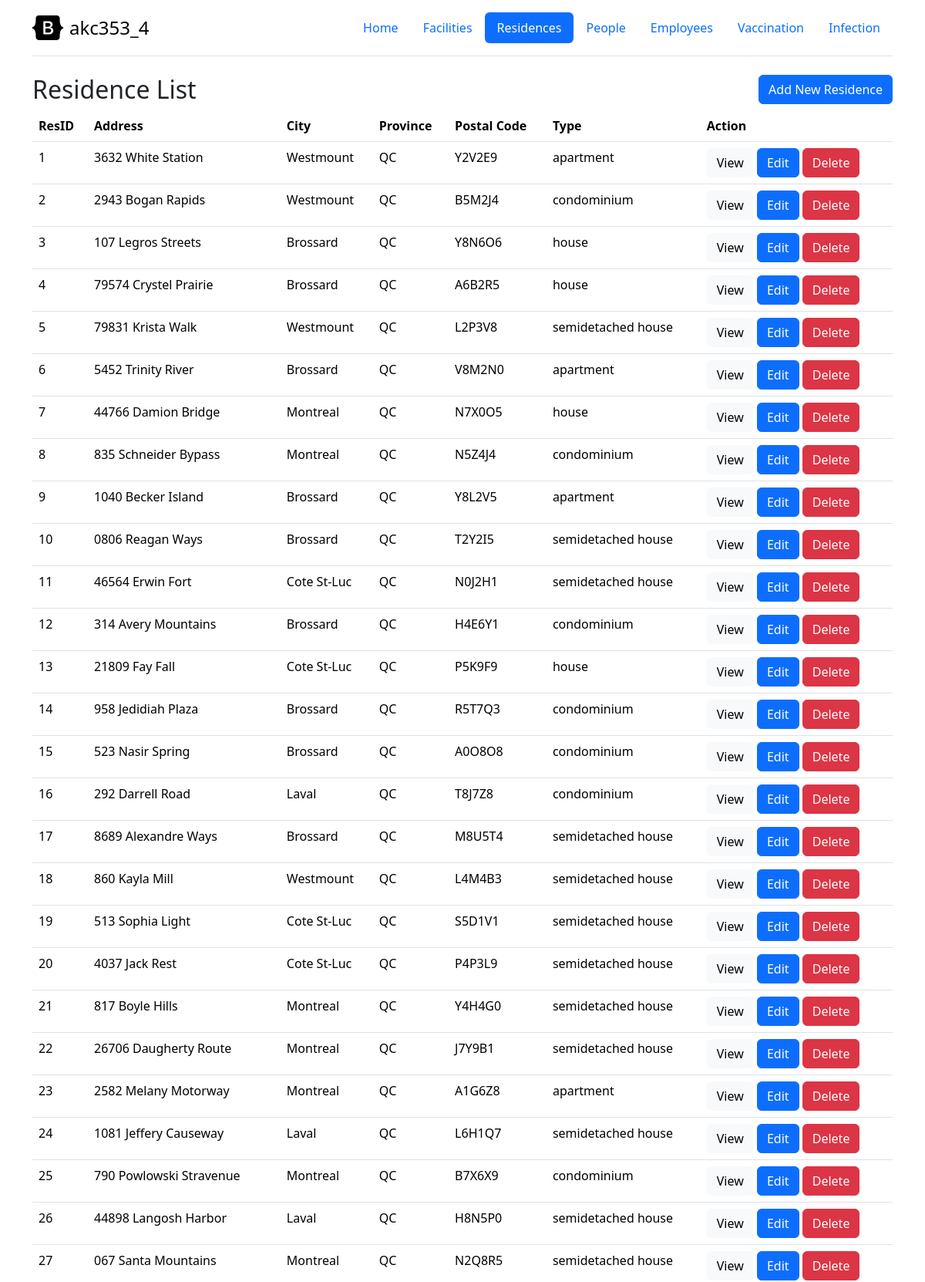
Page /residence.php (upper part) on the committed database.
### tables this page shows
CREATE TABLE `Residences` (
  `ResID` int NOT NULL AUTO_INCREMENT,
  `Address` varchar(100) NOT NULL,
  `City` varchar(50) NOT NULL,
  `Province` varchar(25) NOT NULL,
  `PostalCode` char(6) NOT NULL,
  `NoOfBedrooms` int DEFAULT NULL,
  `Type` enum('apartment','condominium','semidetached house','house') NOT NULL,
  PRIMARY KEY (`ResID`)
);

### repositories/DBHelper.php (called while the page is built, shortened)
<?php
class DBHelper
{
    private $conn;
    function __construct()
    {
        $this->conn = $this->connectDB();
    }
    function connectDB()
    {
        $conn = mysqli_connect(DB_SERVER, DB_USER, DB_PASSWORD, DB_NAME, DB_PORT);
        return $conn;
    }
    function runBaseQuery($query)
    {
        $result = $this->conn->query($query);
        if ($result->num_rows > 0) {
            while ($row = $result->fetch_assoc()) {
                $resultSet[] = $row;
            }
        }
        if (!empty($resultSet)) {
            return $resultSet;
        }
    }
}

### controllers/ResidenceController.php (called while the page is built, shortened)
<?php
class residenceController
{
    public $repository;
    public function __construct()
    {
        $this->repository = new ResidenceRepository();
    }
    public function getAll()
    {
        return $this->repository->getAll();
    }
}

### repositories/ResidenceRepository.php (called while the page is built, shortened)
<?php
class ResidenceRepository
{
    private $db_handle;
    function __construct() {
        $this->db_handle = new DBHelper();
    }
    function getAll() {
        $sql = "SELECT * FROM Residences ORDER BY ResID";
        $residences = [];
        $result = $this->db_handle->runBaseQuery($sql);
        if (!empty($result)) {
            foreach ($result as $value) {
                $r = new Residence();
                $r->resId = $value['ResID'];
                $r->address = $value['Address'];
                $r->city = $value['City'];
                $r->province = $value['Province'];
                $r->postalCode= $value['PostalCode'];
                $r->type = $value['Type'];
                $residences[] = $r;
            }
        }
        return $residences;
    }
}

### views/residence/residences.php (the view, shortened to what this page needs)
<?php
global $result, $title;
include "header.php";
?>
    <div class="container">
        <div class="clearfix">
            <h2 class="float-start"><?= $title ?></h2>
            <a class="btn btn-primary float-end" href="/residence.php?action=residence-add">Add New Residence</a>
        </div>
        <table class="table">
            <thead>
            <tr>
                <th>ResID</th>
                <th>Address</th>
                <th>City</th>
                <th>Province</th>
                <th>Postal Code</th>
                <th>Type</th>
                <th>Action</th>
            </tr>
            </thead>
            <tbody>
            <?php
            if (!empty($result)) {
                foreach($result as $residence) {
                    ?>
                    <tr>
                        <?php
                            echo "<td>$residence->resId</td>";
                            echo "<td>$residence->address</td>";
                            echo "<td>$residence->city</td>";
                            echo "<td>$residence->province</td>";
                            echo "<td>$residence->postalCode</td>";
                            echo "<td>$residence->type</td>";
                            echo "<td>";
                            echo '<a class="btn btn-light" href="/residence.php?action=residence-view&id=' . $residence->resId . '">View</a>';
                            echo '<a class="btn btn-primary" href="/residence.php?action=residence-edit&id=' . $residence->resId . '">Edit</a>';
                            echo '<a class="btn btn-danger" href="/residence.php?action=residence-delete&id=' . $residence->resId . '">Delete</a>';
                            echo "</td>";
                        ?>
                    </tr>
                    <?php
                }
            }
            ?>
            </tbody>
        </table>
    </div>
<?php include "footer.php"; ?>

### rows in the picture
residences: ResID "1", Address "3632 White Station", City "Westmount", Province "QC", PostalCode "Y2V2E9", Type "apartment"
residences: ResID "2", Address "2943 Bogan Rapids", City "Westmount", Province "QC", PostalCode "B5M2J4", Type "condominium"
residences: ResID "3", Address "107 Legros Streets", City "Brossard", Province "QC", PostalCode "Y8N6O6", Type "house"
residences: ResID "4", Address "79574 Crystel Prairie", City "Brossard", Province "QC", PostalCode "A6B2R5", Type "house"
residences: ResID "5", Address "79831 Krista Walk", City "Westmount", Province "QC", PostalCode "L2P3V8", Type "semidetached house"
residences: ResID "6", Address "5452 Trinity River", City "Brossard", Province "QC", PostalCode "V8M2N0", Type "apartment"
residences: ResID "7", Address "44766 Damion Bridge", City "Montreal", Province "QC", PostalCode "N7X0O5", Type "house"
residences: ResID "8", Address "835 Schneider Bypass", City "Montreal", Province "QC", PostalCode "N5Z4J4", Type "condominium"
residences: ResID "9", Address "1040 Becker Island", City "Brossard", Province "QC", PostalCode "Y8L2V5", Type "apartment"
residences: ResID "10", Address "0806 Reagan Ways", City "Brossard", Province "QC", PostalCode "T2Y2I5", Type "semidetached house"
residences: ResID "11", Address "46564 Erwin Fort", City "Cote St-Luc", Province "QC", PostalCode "N0J2H1", Type "semidetached house"
residences: ResID "12", Address "314 Avery Mountains", City "Brossard", Province "QC", PostalCode "H4E6Y1", Type "condominium"
residences: ResID "13", Address "21809 Fay Fall", City "Cote St-Luc", Province "QC", PostalCode "P5K9F9", Type "house"
residences: ResID "14", Address "958 Jedidiah Plaza", City "Brossard", Province "QC", PostalCode "R5T7Q3", Type "condominium"
residences: ResID "15", Address "523 Nasir Spring", City "Brossard", Province "QC", PostalCode "A0O8O8", Type "condominium"
residences: ResID "16", Address "292 Darrell Road", City "Laval", Province "QC", PostalCode "T8J7Z8", Type "condominium"
residences: ResID "17", Address "8689 Alexandre Ways", City "Brossard", Province "QC", PostalCode "M8U5T4", Type "semidetached house"
residences: ResID "18", Address "860 Kayla Mill", City "Westmount", Province "QC", PostalCode "L4M4B3", Type "semidetached house"
residences: ResID "19", Address "513 Sophia Light", City "Cote St-Luc", Province "QC", PostalCode "S5D1V1", Type "semidetached house"
residences: ResID "20", Address "4037 Jack Rest", City "Cote St-Luc", Province "QC", PostalCode "P4P3L9", Type "semidetached house"
residences: ResID "21", Address "817 Boyle Hills", City "Montreal", Province "QC", PostalCode "Y4H4G0", Type "semidetached house"
residences: ResID "22", Address "26706 Daugherty Route", City "Montreal", Province "QC", PostalCode "J7Y9B1", Type "semidetached house"
residences: ResID "23", Address "2582 Melany Motorway", City "Montreal", Province "QC", PostalCode "A1G6Z8", Type "apartment"
residences: ResID "24", Address "1081 Jeffery Causeway", City "Laval", Province "QC", PostalCode "L6H1Q7", Type "semidetached house"
residences: ResID "25", Address "790 Powlowski Stravenue", City "Montreal", Province "QC", PostalCode "B7X6X9", Type "condominium"
residences: ResID "26", Address "44898 Langosh Harbor", City "Laval", Province "QC", PostalCode "H8N5P0", Type "semidetached house"
residences: ResID "27", Address "067 Santa Mountains", City "Montreal", Province "QC", PostalCode "N2Q8R5", Type "semidetached house"

### other values in the picture
$title "Residence List"
